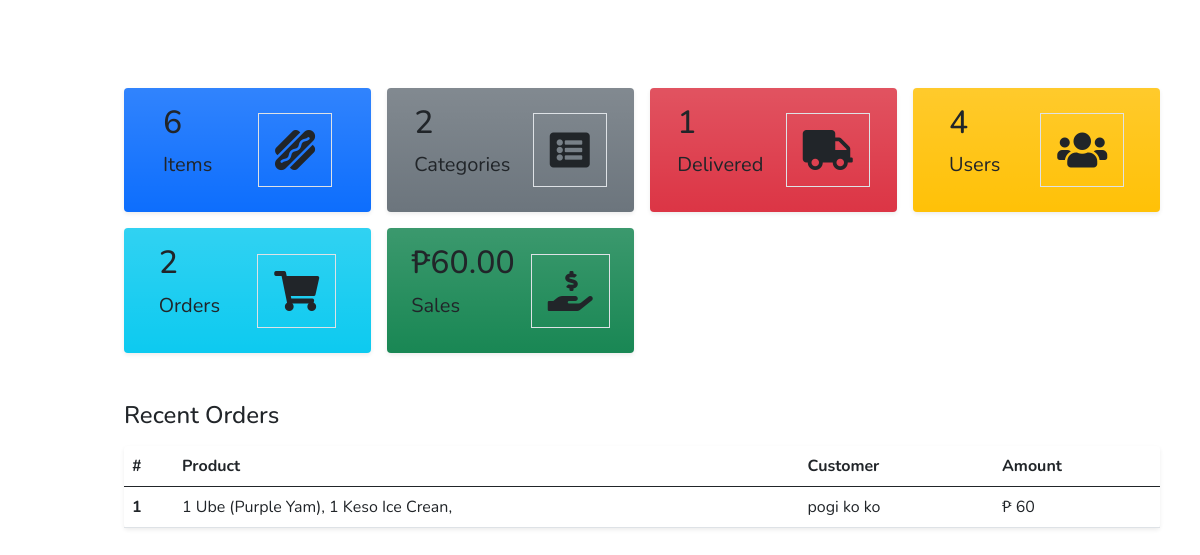
Page /admin/home.php on the committed database.
### tables this page shows
CREATE TABLE `delivereditems` (
  `id` int(11) NOT NULL,
  `orderId` int(21) DEFAULT NULL,
  `userId` int(21) DEFAULT NULL,
  `username` varchar(255) NOT NULL,
  `firstName` varchar(255) NOT NULL,
  `lastName` varchar(255) NOT NULL,
  `itemQuantity` int(100) NOT NULL,
  `itemdetails` varchar(255) NOT NULL,
  `amount` int(100) NOT NULL,
  `paymentMode` varchar(255) DEFAULT NULL,
  `orderDate` date DEFAULT NULL,
  `delivery_date` date DEFAULT NULL,
  `itemId` int(11) DEFAULT NULL
);

### admin/home.php (the view, shortened to what this page needs)
<!DOCTYPE html>
<html lang="en">
<head>
    <link href="https://cdn.jsdelivr.net/npm/bootstrap@5.0.0-beta3/dist/css/bootstrap.min.css" rel="stylesheet" />
    <link rel="stylesheet" href="https://cdnjs.cloudflare.com/ajax/libs/font-awesome/5.15.3/css/all.min.css" />
    <link rel="stylesheet" href="styles.css" />
</head>
<body class="bg-white">
            <?php
            $server = "localhost";
            $username = "root";
            $password = "";
            $database = "OPD";
            $conn = mysqli_connect($server, $username, $password, $database);
            $itemsQuery = "SELECT COUNT(*) AS item_count FROM items";
            $itemsResult = mysqli_query($conn, $itemsQuery);
            $itemCount = mysqli_fetch_assoc($itemsResult)['item_count'];
            $categoriesQuery = "SELECT COUNT(*) AS category_count FROM categories";
            $categoriesResult = mysqli_query($conn, $categoriesQuery);
            $categoryCount = mysqli_fetch_assoc($categoriesResult)['category_count'];
            $deliveredItemsQuery = "SELECT COUNT(*) AS delivered_count FROM delivereditems";
            $deliveredItemsResult = mysqli_query($conn, $deliveredItemsQuery);
            $deliveredCount = mysqli_fetch_assoc($deliveredItemsResult)['delivered_count'];
            $userQuery = "SELECT COUNT(*) AS user_count FROM users";
            $userResult = mysqli_query($conn, $userQuery);
            $userCount = mysqli_fetch_assoc($userResult)['user_count'];
            $salesSql = "SELECT IFNULL(SUM(amount), 0) AS totalSales FROM sales";
            $salesResult = mysqli_query($conn, $salesSql);
            $salesRow = mysqli_fetch_assoc($salesResult);
            $totalSales = $salesRow['totalSales'];
            $orderQuery = "SELECT COUNT(*) AS order_count FROM orders";
            $orderResult = mysqli_query($conn, $orderQuery);
            $orderData = mysqli_fetch_assoc($orderResult);
            $orderCount = $orderData['order_count'];
            ?>
    <div class="d-flex" id="wrapper">
        <div class="container-fluid px-4">
            <div class="row g-3 my-2">
                <div class="col-md-3 col-sm-6">
                    <div class="p-3 bg-primary bg-gradient shadow-sm d-flex justify-content-around align-items-center rounded">
                        <div>
                            <h3 class="fs-2"><?php echo $itemCount; ?></h3>
                            <p class="fs-5">Items</p>
                        </div>
                        <i class="fas fa-hotdog fs-1 primary-text border rounded-full secondary-bg p-3"></i>
                    </div>
                </div>
                <div class="col-md-3 col-sm-6">
                    <div class="p-3 bg-secondary bg-gradient shadow-sm d-flex justify-content-around align-items-center rounded">
                        <div>
                            <h3 class="fs-2"><?php echo $categoryCount; ?></h3>
                            <p class="fs-5">Categories</p>
                        </div>
                        <i class="fas fa-list-alt fs-1 primary-text border rounded-full secondary-bg p-3"></i>
                    </div>
                </div>
                <div class="col-md-3 col-sm-6">
                    <div class="p-3 bg-danger bg-gradient shadow-sm d-flex justify-content-around align-items-center rounded">
                        <div>
                            <h3 class="fs-2"><?php echo $deliveredCount; ?></h3>
                            <p class="fs-5">Delivered</p>
                        </div>
                        <i class="fas fa-truck fs-1 primary-text border rounded-full secondary-bg p-3"></i>
                    </div>
                </div>
                <div class="col-md-3 col-sm-6">
                    <div class="p-3 bg-warning bg-gradient shadow-sm d-flex justify-content-around align-items-center rounded">
                        <div>
                            <h3 class="fs-2"><?php echo $userCount; ?></h3>
                            <p class="fs-5">Users</p>
                        </div>
                        <i class="fas fa-users fs-1 primary-text border rounded-full secondary-bg p-3"></i>
                    </div>
                </div>
                <div class="col-md-3 col-sm-6">
                    <div class="p-3 bg-info bg-gradient shadow-sm d-flex justify-content-around align-items-center rounded">
                        <div>
                            <h3 class="fs-2"><?php echo $orderCount; ?></h3>
                            <p class="fs-5">Orders</p>
                        </div>
                        <i class="fas fa-shopping-cart fs-1 primary-text border rounded-full secondary-bg p-3"></i>
                    </div>
                </div>
                <div class="col-md-3 col-sm-6">
                    <div class="p-3 bg-success bg-gradient shadow-sm d-flex justify-content-around align-items-center rounded">
                        <div>
                            <h3 class="fs-2">₱<?php echo $totalSales; ?></h3>
                            <p class="fs-5">Sales</p>
                        </div>
                        <i class="fas fa-hand-holding-usd fs-1 primary-text border rounded-full secondary-bg p-3"></i>
                    </div>
                </div>
            </div>
            <div class="row my-5">
                <h3 class="fs-4 mb-3">Recent Orders</h3>
                <div class="col">
                    <table class="table bg-white rounded shadow-sm table-hover">
                        <thead>
                            <tr>
                                <th scope="col" width="50">#</th>
                                <th scope="col ">Product</th>
                                <th scope="col">Customer</th>
                                <th scope="col">Amount</th>
                            </tr>
                        </thead>
                        <tbody>
                            <?php
                            $server = "localhost";
                            $username = "root";
                            $password = "";
                            $database = "OPD";
                            $conn = mysqli_connect($server, $username, $password, $database);
                            if ($conn) {
                                $sql = "SELECT itemdetails, firstName, lastName, amount
                                FROM delivereditems";
                                $result = mysqli_query($conn, $sql);
                                if (mysqli_num_rows($result) > 0) {
                                    $index = 1;
                                    while ($row = mysqli_fetch_assoc($result)) {
                                        $itemdetails = $row['itemdetails'];
                                        $firstName = $row['firstName'];
                                        $lastName = $row['lastName'];
                                        $amount = $row['amount'];
                                        $fullName = $firstName . ' ' . $lastName;
                            ?>
                                        <tr>
                                            <th scope="row"><?php echo $index; ?></th>
                                            <td><?php echo $itemdetails; ?></td>
                                            <td><?php echo $fullName; ?></td>
                                            <td><?php echo '₱' .  ' ' . $amount; ?></td>
                                        </tr>
                            <?php
                                        $index++;
                                    }
                                } else {
                                    echo "<tr><td colspan='4'>No orders found.</td></tr>";
                                }
                            } else {
                                echo "Failed to connect to the database.";
                            }
                            ?>
                        </tbody>
                    </table>
                </div>
            </div>
        </div>
    </div>
</body>
</html>

### admin/assetsForSideBar/css/styles.css (style rules this page uses)
:root { --header-height: 3rem; --nav-width: 68px; --first-color: #4723D9; --first-color-light: #AFA5D9; --white-color: #F7F6FB; --body-font: 'Nunito', sans-serif; --normal-font-size: 1rem; --z-fixed: 100; }
*,::before,::after { box-sizing: border-box; }
body { position: relative; margin: var(--header-height) 0 0 0; padding: 0 1rem; font-family: var(--body-font); font-size: var(--normal-font-size); transition: .5s; }
@media screen and (min-width: 768px) { body { margin: calc(var(--header-height) + 1rem) 0 0 0; padding-left: calc(var(--nav-width) + 2rem); } }

### rows in the picture
delivereditems: itemdetails "1 Ube (Purple Yam), 1 Keso Ice Crean,", fullName "pogi ko ko", amount "60"

### other values in the picture
$itemCount "6"
$categoryCount "2"
$deliveredCount "1"
$userCount "4"
$orderCount "2"
$totalSales "60.00"
